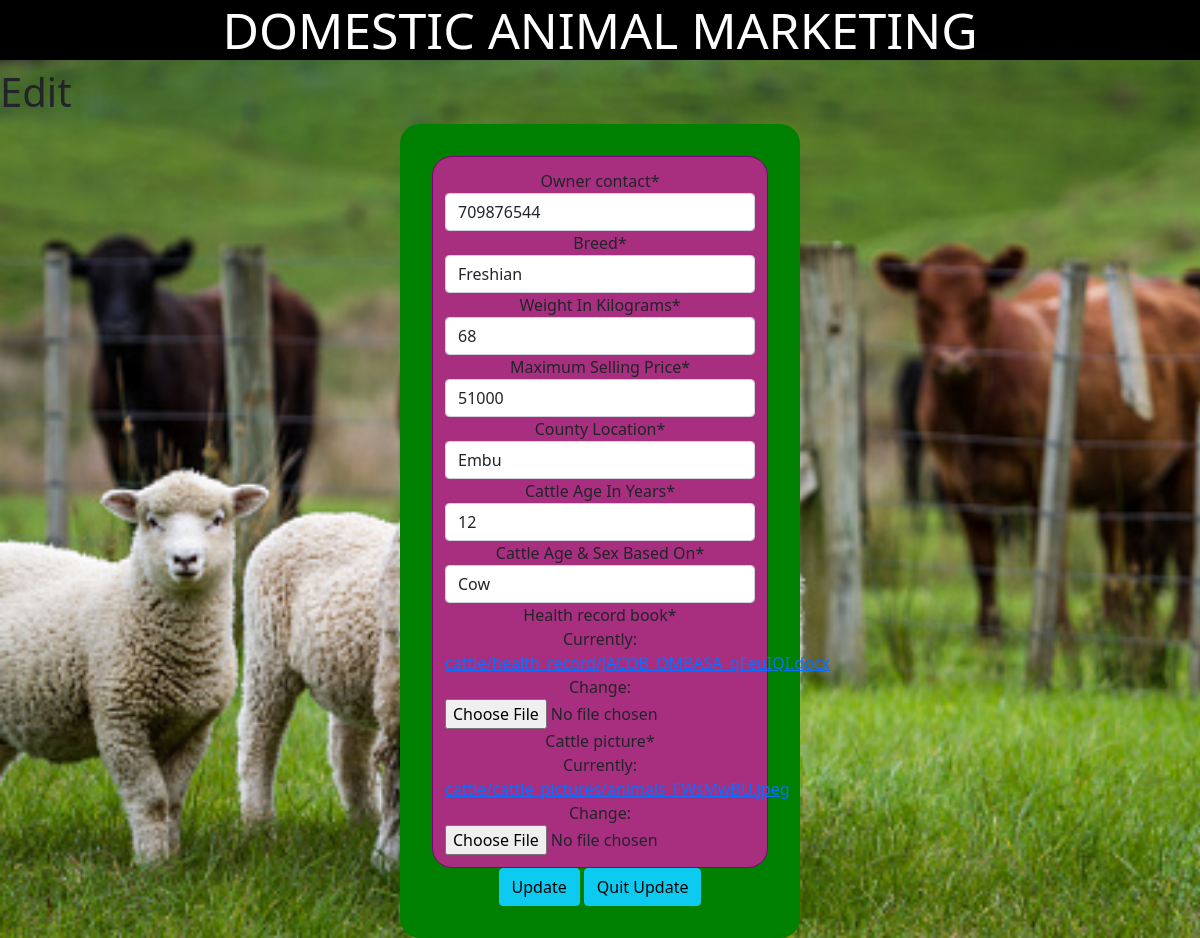
The app's page /7/edit/ (signed in) with its own data.
### pages/models.py (models this page shows, shortened)
class Cattle(models.Model):
    owner_name=models.ForeignKey(
        get_user_model(),
        on_delete=models.CASCADE,
    )
    owner_contact=models.IntegerField()
    breed=models.CharField(max_length=100)
    weight=models.IntegerField()
    date_time=models.DateTimeField(auto_now=True)
    selling_price_range=models.IntegerField()
    location=models.CharField(max_length=100)
    cattle_age=models.IntegerField()
    cattle_sex_based_on=models.ForeignKey(CattleSex,on_delete=models.CASCADE)
    health_record_book=models.FileField(upload_to='cattle/health_record/')
    cattle_picture=models.ImageField(upload_to='cattle/cattle_pictures/')

### pages/views.py (the view)
# urls.py: path('<int:pk>/edit/',CattleUpdateView.as_view(), name='cattle_edit'),
class CattleUpdateView(LoginRequiredMixin,UpdateView):
    model=Cattle
    form_class=CattleForm
    success_url=reverse_lazy('cattle_list')
    template_name='animalstemplates/cattle_edit.html'
    def dispatch(self, request, *args, **kwargs):
        obj = self.get_object()
        if obj.owner_name != self.request.user:
            raise PermissionDenied
        return super().dispatch(request, *args, **kwargs)

### pages/forms.py
class CattleForm(forms.ModelForm):
    class Meta:
        model=Cattle
        fields=('owner_contact','breed','weight','selling_price_range','location','cattle_age','cattle_sex_based_on','health_record_book','cattle_picture')
        labels={
            'selling_price_range':'Maximum Selling Price',
            'cattle_age':'Cattle Age In Years',
            'weight':'Weight In Kilograms',
            'location':'County Location',
            'cattle_sex_based_on':'Cattle Age & Sex Based On',
        }
    def __init__(self,*args,**kwargs,):
        super(CattleForm,self).__init__(*args,**kwargs)
        self.fields['cattle_sex_based_on'].empty_label='select'

### pages/models.py (called while the page is built)
    def __str__(self):
        return self.sex

### users/templates/animalstemplates/cattle_edit.html (shortened to what this page needs)
{% extends 'base.html' %}
{% load crispy_forms_tags %}
{% block content %}
<h1>Edit</h1>
<form class="login" action="" method="POST">
    <div class="form__input">
        {{ form|crispy }}
    </div>
<button class="btn btn-info ml- " type="submit">Update</button>
<a class="btn btn-info ml- " href="{%url 'cattle_list'%}">Quit Update</a>
</form>
{% endblock content %}

### pages/static/animals.css (style rules this page uses)
.body { background-image: url(media/static/background.jpg); background-repeat: no-repeat; background-size: cover; }
.login { text-align: center; display: block; width: 400px; max-width: 400px; margin: auto; padding: 2rem; border-radius: var(--border-radius); background:green; border-radius: 20px; }
.form__input { box-sizing: border-box; padding: 0.75rem; display: block; box-sizing: border-box; border-radius: var(--border-radius); border: 1px solid purple; outline: none; background: rgb(168, 46, 127); transition: bakground 0.2s, border-color 0.2s; border-radius: 20px; }

### records on screen
Cattle: owner_contact "709876544", breed "Freshian", weight "68", selling_price_range "51000", location "Embu", cattle_age "12", cattle_sex_based_on "Cow"
